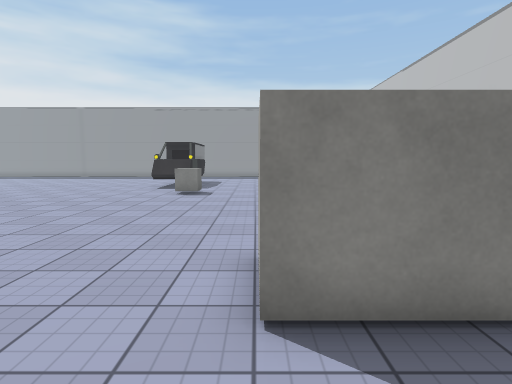
[1] (above)

24 first-person views from a walk through a 3-D level made in the Unity game engine. The camera is 1.5 m above the floor, tilts 6° down and sees 80° across. The floor is counted in squares, 1 m on a side. Each view is taken from the middle of a square. On the plan, view 1 faces up. The plan holds only what a view shows up to about 15 squares ahead; the rest is blank. The place goes on beyond the plan. The player is left out. Some surface patterns are stand-ins.

[2]
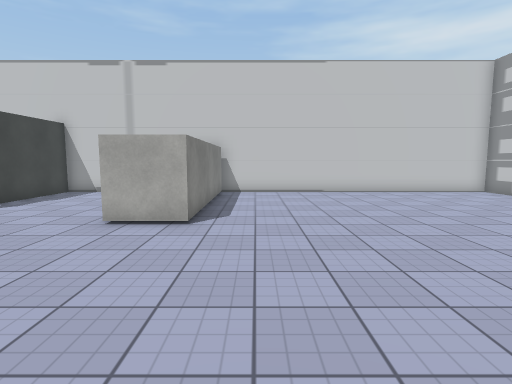

[3]
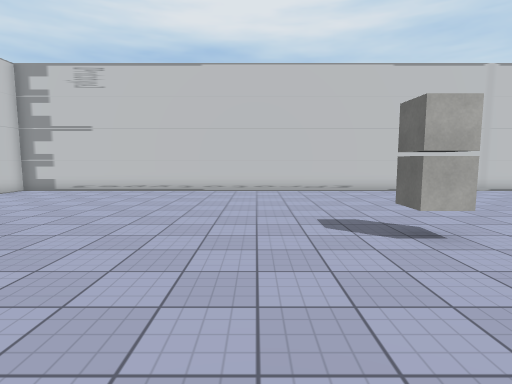

[4]
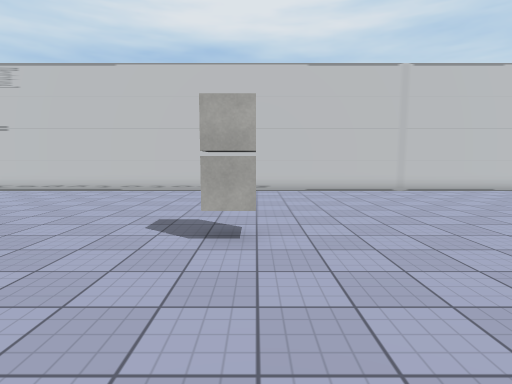

[5]
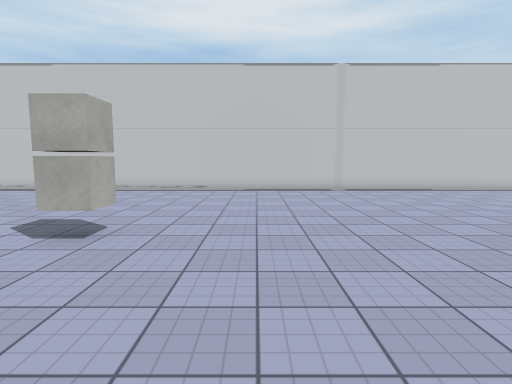

[6]
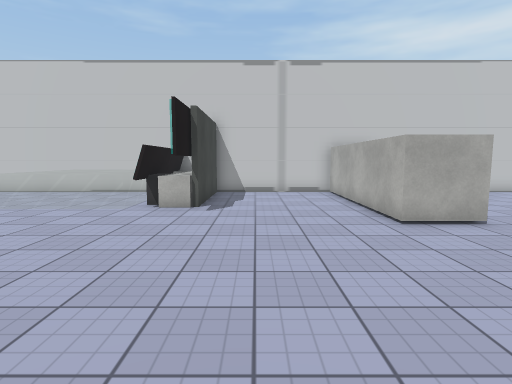

[7]
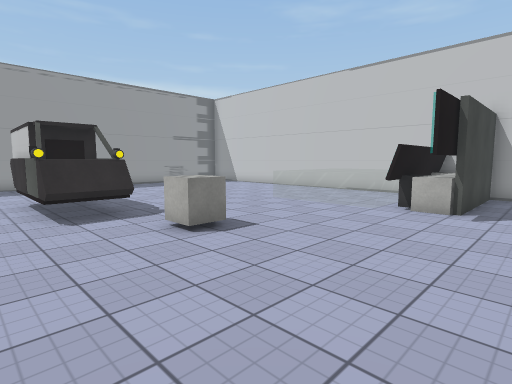

[8]
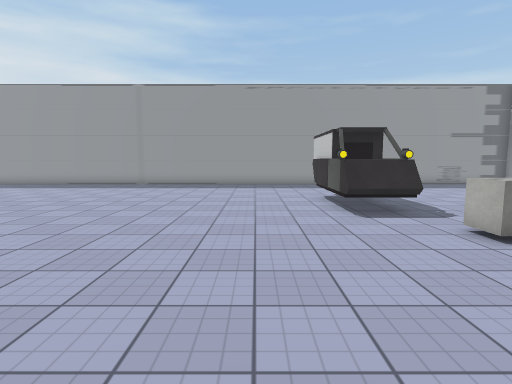

[9]
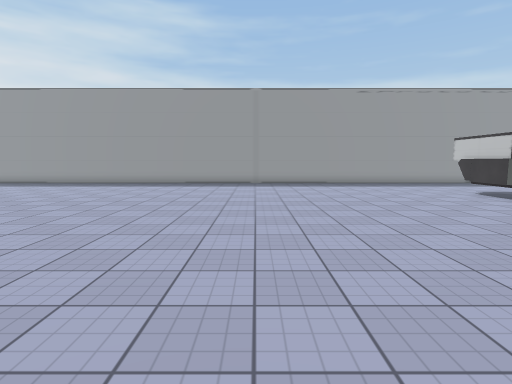

[10]
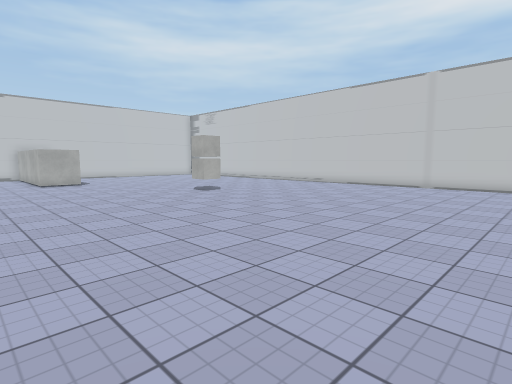

[11]
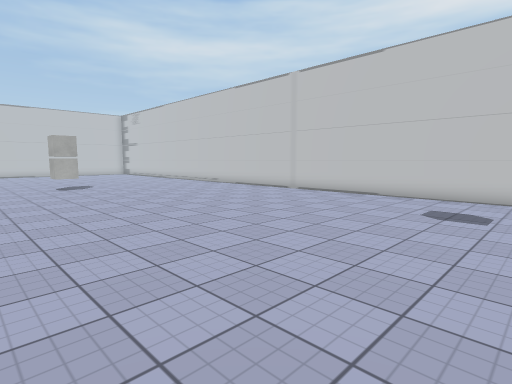

[12]
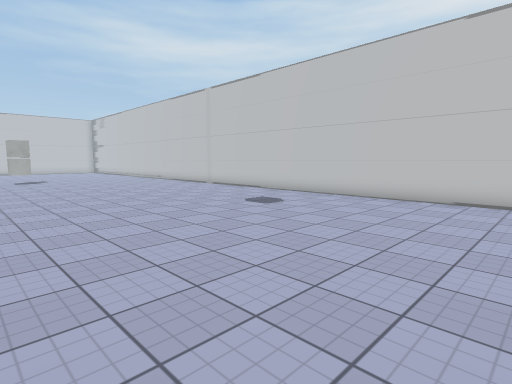

[13]
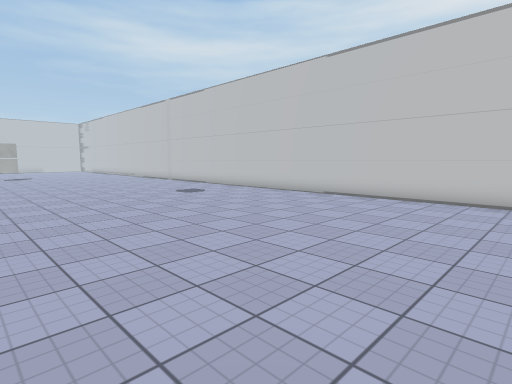

[14]
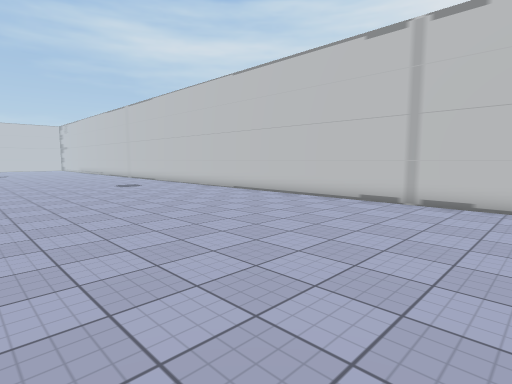

[15]
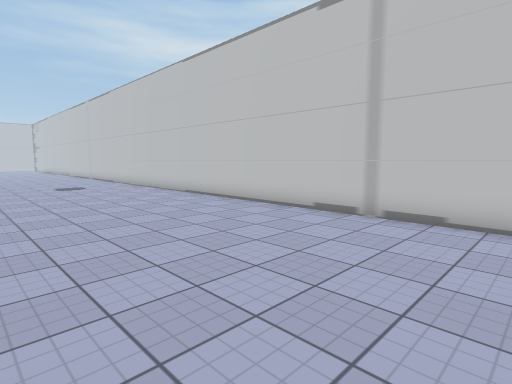

[16]
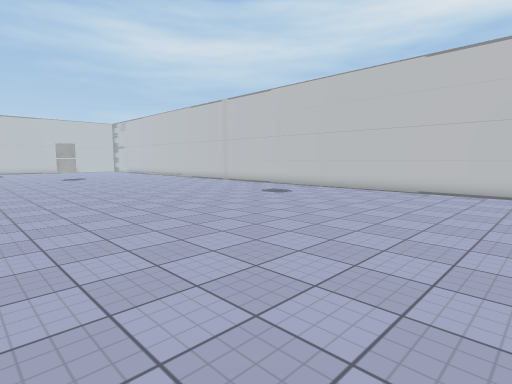

[17]
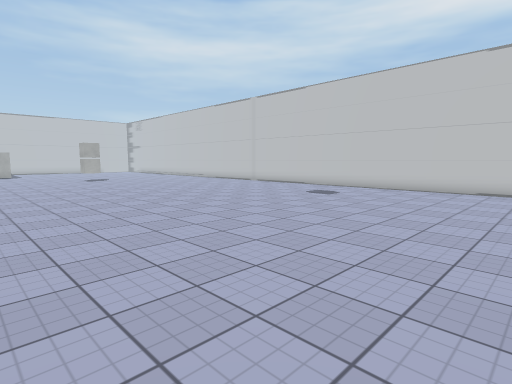

[18]
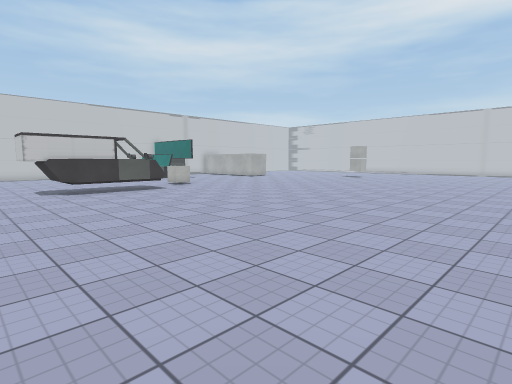

[19]
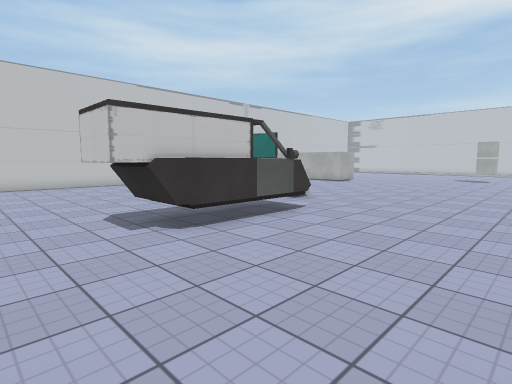

[20]
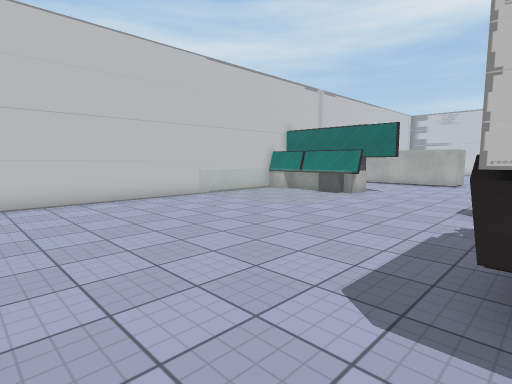

[21]
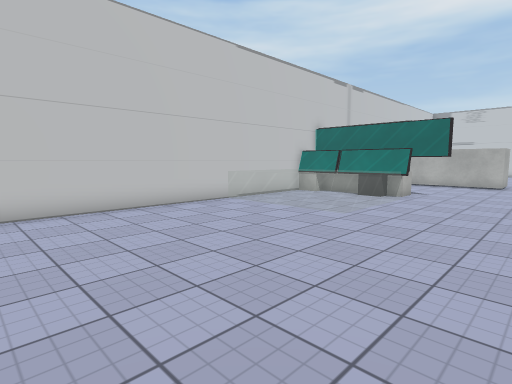

[22]
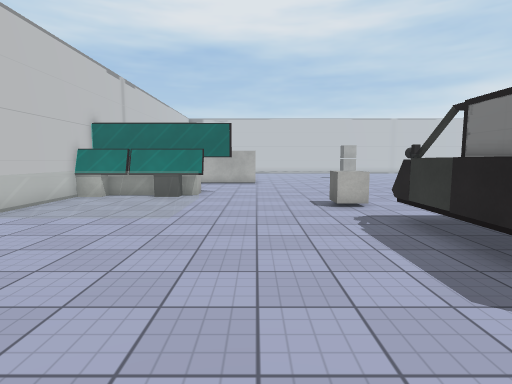

[23]
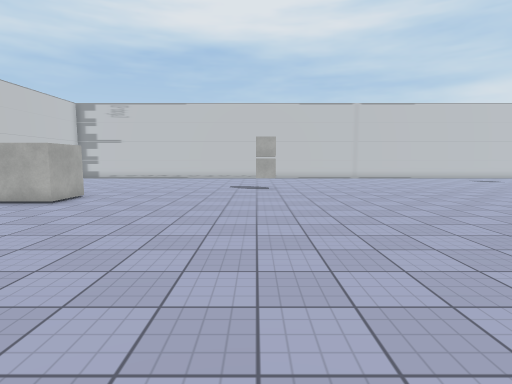

[24]
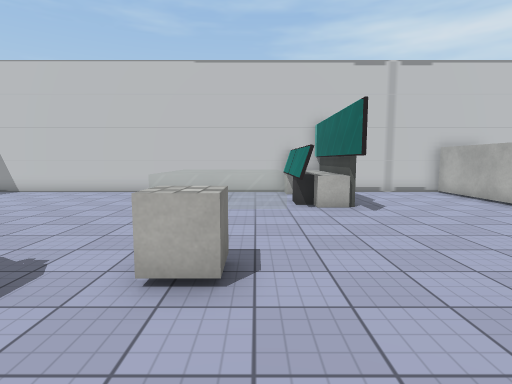

### Floor plan
Key: @ floor where view 1 was taken; # wall or solid block; . floor; = window, fence, low wall or low ledge; ^ raised ledge; T thing the floor can be seen under or through; O other object.
Columns run from 41 left of view 1 to 7 right of it. Each row starts with its distance up from view 1.
 24                      . .....  . ...... ....... .#
 23                      ...........................#
 22                .....................TT..........#
 21                .....................TT..........#
 20                .....................TT..........#
 19                 ....................TT..........#
 18                  ...................TT..........#
 17                   ..................TT..........#
 16                   ..................TT.....^^^^^^
 15                    ........................^    ^
 14                     ..................O....^    ^
 13                      ......................^    ^
 12                      ......................======
 11                       ......................^O^=O
 10                       ....................==#####
  9                       ..........................#
  8                      . .........................#
  7                       ..........................#
  6           . .....    ...........................#
  5         . ......................................#
  4          ................................########
  3         .................................########
  2      . .........................................#
  1 . ..............................................#
  0  ........................................@......#
 -1 .................................OO.............#
 -2 ................................................#
 -3 ................................................#
 -4 ................................................#
 -5 ................................................#
 -6 ................................................#
 -7 ................................................#
 -8 ................................................#
 -9  ...............................................#
-10  ################################################

Positions as (right, up) in squares from view 1, and headings:
1: (0, 0), facing up
2: (-7, 1), facing right
3: (-4, 5), facing down
4: (-8, 5), facing down
5: (-11, 5), facing down
6: (-7, 8), facing right
7: (-7, 8), facing up-right
8: (-8, 8), facing up
9: (-15, 7), facing up
10: (-20, 8), facing down-right
11: (-25, 3), facing down-right
12: (-31, 2), facing down-right
13: (-36, 2), facing down-right
14: (-41, 1), facing down-right
15: (-41, -2), facing down-right
16: (-33, 5), facing down-right
17: (-31, 6), facing down-right
18: (-20, 24), facing down-right
19: (-11, 24), facing down-right
20: (-4, 24), facing down-right
21: (-2, 24), facing down-right
22: (0, 24), facing down
23: (-7, 15), facing down
24: (-7, 13), facing right
